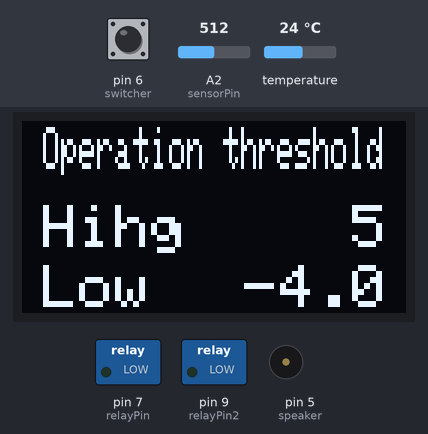
Bench run of a sketch on a simulated Arduino Uno, built with avr-gcc and run on an emulated ATmega328P. On the bench: 128×64 one-colour display, switched loads named in the sketch (green lamp = pin HIGH), buzzer (waves = sounding, pin HIGH). Inputs (shaded band) come from the test bench; at power-on: A2 (sensorPin) = 512, temperature 24 °C, pin 6 (switcher) LOW.

Above: at 2.4 s.
2.5 s: A2 (sensorPin) set to 710
At 2.9 s:
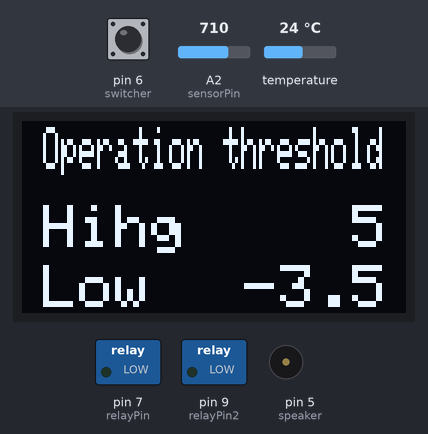
14.8 s: A2 (sensorPin) set to 688
At 17.9 s:
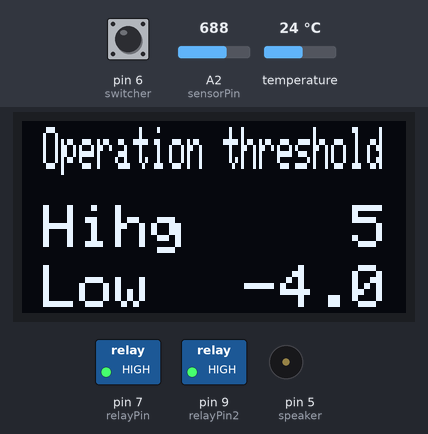
21.0 s: temperature set to 12 °C
At 28.2 s:
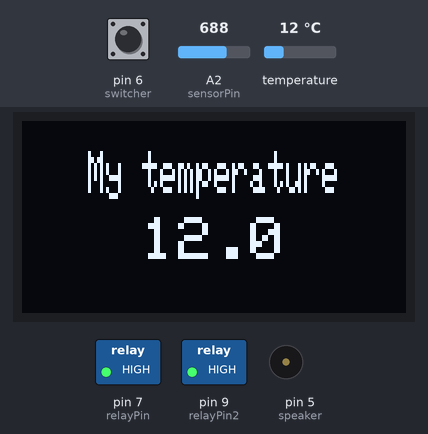
28.7 s: temperature set to 19 °C
At 38.2 s:
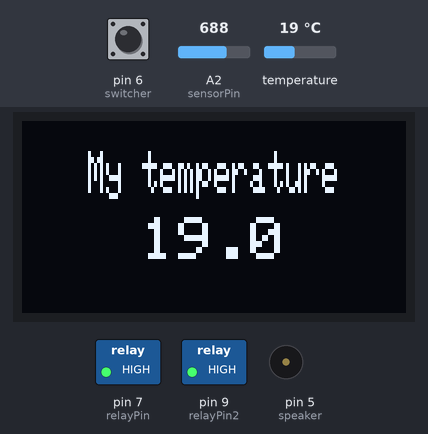
38.7 s: temperature set to 28 °C
At 48.3 s:
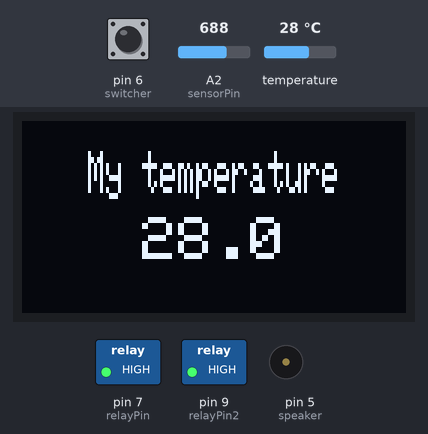
48.7 s: A2 (sensorPin) set to 210
50.2 s: A2 (sensorPin) set to 185
At 50.9 s:
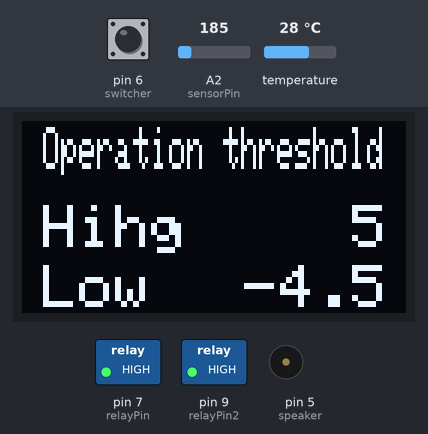
Timing chart, 0 to 53.2 s (numbered marks = the images above; inputs shaded):
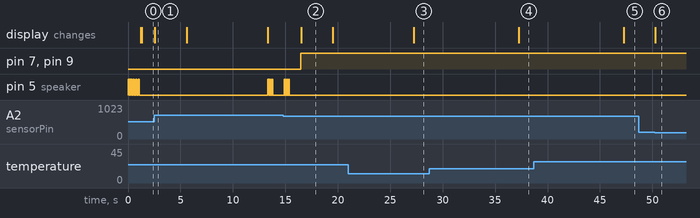

The sketch:

fridgeV05.ino
```cpp
// Libs for screen
#include <Adafruit_GFX.h>
#include <Adafruit_SSD1306.h>
// libs for temp sensor
#include <OneWire.h>
#include <DallasTemperature.h>

#define DS18B20 1
#define speaker 5
#define switcher 6
#define sensorPin A2
#define relayPin 7
#define relayPin2 9

OneWire ourWire(DS18B20);
DallasTemperature sensor(&ourWire);

#define SCREEN_I2C_ADDR 0x3C // or 0x3C
#define SCREEN_WIDTH 128     // OLED display width, in pixels
#define SCREEN_HEIGHT 64     // OLED display height, in pixels
#define OLED_RST_PIN -1      // Reset pin (-1 if not available)

Adafruit_SSD1306 display(128, 64, &Wire, OLED_RST_PIN);

float temperature = 0;
bool beeperActivator = false;                     // this is like a trigger that makes speaker active only when it's true;

const float hysteresis = 0.2;
const int actTemperature = 5;
float deactTemperature;

int analogInValue = 0;
int analogInValueInSteps1;
int analogInValueInSteps2;

bool scereenTriggerResistor = false;
bool scereenTriggerButton = false;

String temperatureInString;                      // I convert the float into the temperatureInString var
String temperatureHeader = "My temperature";

unsigned long previousMillis = 0;
unsigned long currentMillis;


void setup() {
  // Serial.begin(9600);                // for debugging
  // Serial.println("start");
  pinMode(relayPin, OUTPUT);
  pinMode(speaker, OUTPUT);
  pinMode(relayPin2, OUTPUT);
  pinMode(switcher, INPUT);

  sensor.begin();

  display.begin(SSD1306_SWITCHCAPVCC, SCREEN_I2C_ADDR);
  display.dim(1);  //Set brightness (0 is maximun and 1 is a little dim)+
  display.clearDisplay();
  display.setTextColor(WHITE);
  display.setRotation(0);
  display.setTextWrap(false);

  digitalWrite(relayPin, LOW);

  powerOn();
  display.dim(0);
}

void loop() {
  currentMillis = millis();
  getTemperatureEachTenSec();
  speakerTrigger();         // move it down
  temperatureSetRoutine();
  beeperReactionHigh();
  beeperReactionLow();
  temperatureSwithcer();
  relayTrigger();

  // Serial.println(analogInValue);
  // delay(100);
}
//_____________________________________________________________________________________________________________________________________________________________

void beeperReactionLow(){
  if (temperature <= deactTemperature && beeperActivator == true){
    speakerReactionLow();
    beeperActivator = false;
  }
}

void beeperReactionHigh(){
  if (temperature >= actTemperature && beeperActivator == true){
    speakerReactionHigh();
    speakerReactionHigh();
    beeperActivator = false;
  }
}

void getTemperatureEachTenSec(){
  if(currentMillis - previousMillis > 10000){
    getTemperature();
    previousMillis = currentMillis;
  }
}

void temperatureSetRoutine(){
  if(scereenTriggerResistor){                       //temperatureSetRoutine
    tempBorders();
    if(currentMillis - previousMillis < 3000){
    }else{
      scereenTriggerResistor = false;
    }
  }else{
    if(digitalRead(switcher) == HIGH){
      scereenTriggerButton = true;
      previousMillis = currentMillis;
    }
    if((currentMillis - previousMillis < 3000) && scereenTriggerButton == true){
      tempBorders();
    }else{
      scereenTriggerButton = false;
      myTemperature();
    }
  }

  if(analogInValueInSteps1 != analogInValueInSteps2){
    analogInValueInSteps2 = analogInValueInSteps1;
    scereenTriggerResistor = true;
    previousMillis = currentMillis;
  }
}


void relayTrigger(){
  if(temperature >= actTemperature){
    digitalWrite(relayPin, HIGH);
    digitalWrite(relayPin2, HIGH);
  }
  if(temperature <= deactTemperature && temperature != -127){
    digitalWrite(relayPin, LOW);
    digitalWrite(relayPin2, LOW);
  }
}

void temperatureSwithcer(){
  analogInValue = analogRead(sensorPin);
  if(analogInValue >= 0 && analogInValue < 120){
    deactTemperature = -5;
    analogInValueInSteps1 = 5;
  }else if(analogInValue >= 120 && analogInValue < 200){
    deactTemperature = -4.5;
    analogInValueInSteps1 = 4;
  }else if(analogInValue >= 200 && analogInValue < 700){
    deactTemperature = -4;
    analogInValueInSteps1 = 3;
  }else if(analogInValue >= 700 && analogInValue <= 2000){
    deactTemperature = -3.5;
    analogInValueInSteps1 = 2;
  }else if(analogInValue >= 2000 && analogInValue <= 3800){
    deactTemperature = -3;
    analogInValueInSteps1 = 1;
  }else if(analogInValue >= 3900 && analogInValue <= 4096){
    deactTemperature = 0;
    analogInValueInSteps1 = 0;
  }
}

void powerOn(){                         // The function that plays ones when power is on. It plays melody.
    for(int i1 = 1; i1 <= 3; i1++){
    digitalWrite(speaker, HIGH);
    delay(80);
    digitalWrite(speaker, LOW);
    delay(50);
    }
    delay(80);
  for(int i2 = 1; i2 <= 3; i2++){
    digitalWrite(speaker, HIGH);
    delay(80);
    digitalWrite(speaker, LOW);
    delay(150);
  }
}

void speakerReactionHigh () {         // The function that plays melody related for reaching HIGH temperature parameter
  for(int i = 1; i <= 4; i++){
    digitalWrite(speaker, HIGH);
    delay(70);
    digitalWrite(speaker, LOW);
    delay(70);
  }
  delay(1000);
}

void speakerReactionLow () {         // The function that plays melody related for reaching LOW temperature parameter
  digitalWrite(speaker, HIGH);
  delay(500);
  digitalWrite(speaker, LOW);
  delay(100);
  digitalWrite(speaker, HIGH);
  delay(70);
  digitalWrite(speaker, LOW);
  delay(1000);
}

void myTemperature(){
  display.clearDisplay();
  temperatureInString = String(temperature);
  // int length = temperatureHeader.length();
  // int length2 = temperatureInString.length() - 1;
  temperatureInString[temperatureInString.length()-1] = NULL;
  display.setCursor((128-(temperatureHeader.length())*6)/2, 10); //(x,y)        //This sets the cursor so that the input is centered in the screen
  display.setTextSize(1,2);
  display.println("My temperature");

  display.setCursor((128-(temperatureInString.length() - 1)*12)/2, 32);         // this sets the cursor so that the input is centered in the screen
  display.setTextSize(2);
  display.print(temperatureInString);
  display.display();
};

void getTemperature(){
  sensor.requestTemperatures();
  temperature = sensor.getTempCByIndex(0);
}

void tempBorders(){
  display.clearDisplay();

  display.setTextSize(1,2);
  display.setCursor(7, 2);
  display.println("Operation threshold");

  display.setTextSize(2);
  display.setCursor(7, 28);
  display.println("Hihg");

  display.setCursor(7, 48);
  display.println("Low");

  display.setCursor(110, 28);
  display.println(actTemperature);

  if(deactTemperature == 0){
    display.setCursor(110, 48);
    display.println(deactTemperature , 0);

  }else{
    display.setCursor(74, 48);            //(98, 48)
    display.println(deactTemperature , 1);
  }

  display.display();
}

void speakerTrigger(){
  if (temperature < (actTemperature - hysteresis) && temperature > (deactTemperature + hysteresis ) ){
    beeperActivator = true;
  }
}
```

Measured:
- the behaviour switches between 700 and 699 on A2 (sensorPin) (found by bisection; images 1 and 2)
- the behaviour switches between 200 and 199 on A2 (sensorPin) (found by bisection; images 5 and 6)
- after the input at 2.5 s, the display: changes after 0.05 s (image 1)
- after the input at 14.8 s, the display: changes after 1.7 s (image 2)
- after the input at 21.0 s, the display: changes after 6.3 s (image 3)
- after the input at 28.7 s, the display: changes after 8.6 s (image 4)
- after the input at 38.7 s, the display: changes after 8.6 s (image 5)
- after the input at 48.7 s, every drawn part: stays the same
- after the input at 50.2 s, the display: changes after 0.07 s (image 6)
